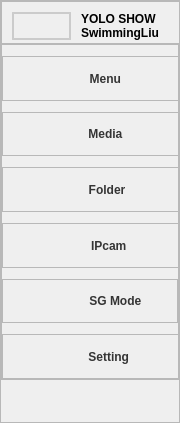
           <widget class="QFrame" name="leftBox">
            <property name="sizePolicy">
             <sizepolicy hsizetype="Fixed" vsizetype="Expanding">
              <horstretch>0</horstretch>
              <verstretch>0</verstretch>
             </sizepolicy>
            </property>
            <property name="minimumSize">
             <size>
              <width>180</width>
              <height>0</height>
             </size>
            </property>
            <property name="maximumSize">
             <size>
              <width>80</width>
              <height>16777215</height>
             </size>
            </property>
            <property name="styleSheet">
             <string notr="true">QFrame#leftBox  {
    /*background-color: rgba(255, 255, 255, 80%);*/
    border: 0px solid rgba(0, 0, 0, 40%);
	border-top:none;
	border-bottom:none;
	border-left:none;
}
</string>
            </property>
            <property name="frameShape">
             <enum>QFrame::StyledPanel</enum>
            </property>
            <property name="frameShadow">
             <enum>QFrame::Raised</enum>
            </property>
            <layout class="QVBoxLayout" name="verticalLayout_2" stretch="10,80,10">
             <property name="spacing">
              <number>0</number>
             </property>
             <property name="leftMargin">
              <number>0</number>
             </property>
             <property name="topMargin">
              <number>0</number>
             </property>
             <property name="rightMargin">
              <number>0</number>
             </property>
             <property name="bottomMargin">
              <number>0</number>
             </property>
             <item>
              <widget class="QFrame" name="leftbox_top">
               <property name="sizePolicy">
                <sizepolicy hsizetype="Expanding" vsizetype="Preferred">
                 <horstretch>0</horstretch>
                 <verstretch>0</verstretch>
                </sizepolicy>
               </property>
               <property name="minimumSize">
                <size>
                 <width>180</width>
                 <height>0</height>
                </size>
               </property>
               <property name="frameShape">
                <enum>QFrame::StyledPanel</enum>
               </property>
               <property name="frameShadow">
                <enum>QFrame::Raised</enum>
               </property>
               <layout class="QHBoxLayout" name="horizontalLayout_8" stretch="4,6">
                <property name="spacing">
                 <number>5</number>
                </property>
                <property name="leftMargin">
                 <number>10</number>
                </property>
                <property name="topMargin">
                 <number>10</number>
                </property>
                <property name="rightMargin">
                 <number>15</number>
                </property>
                <property name="bottomMargin">
                 <number>3</number>
                </property>
                <item>
                 <widget class="QFrame" name="logo">
                  <property name="sizePolicy">
                   <sizepolicy hsizetype="Preferred" vsizetype="Preferred">
                    <horstretch>0</horstretch>
                    <verstretch>0</verstretch>
                   </sizepolicy>
                  </property>
                  <property name="styleSheet">
                   <string notr="true">image: url(:/leftbox/images/steelscope.svg);
border:2px solid rgba(0,0,0,15%);
border-radius: 15%;

</string>
                  </property>
                  <property name="frameShape">
                   <enum>QFrame::StyledPanel</enum>
                  </property>
                  <property name="frameShadow">
                   <enum>QFrame::Raised</enum>
                  </property>
                 </widget>
                </item>
                <item>
                 <widget class="QFrame" name="top_intro">
                  <property name="styleSheet">
                   <string notr="true">QLabel{
	color: black;
	font: 600 italic 9pt &quot;Segoe UI&quot;;
	font-weight: bold;
}
QFrame{
	border:none;
}</string>
                  </property>
                  <property name="frameShape">
                   <enum>QFrame::StyledPanel</enum>
                  </property>
                  <property name="frameShadow">
                   <enum>QFrame::Raised</enum>
                  </property>
                  <layout class="QVBoxLayout" name="verticalLayout_20">
                   <property name="spacing">
                    <number>0</number>
                   </property>
                   <property name="leftMargin">
                    <number>5</number>
                   </property>
                   <property name="topMargin">
                    <number>0</number>
                   </property>
                   <property name="rightMargin">
                    <number>0</number>
                   </property>
                   <property name="bottomMargin">
                    <number>0</number>
                   </property>
                   <item>
                    <widget class="QLabel" name="label">
                     <property name="text">
                      <string>YOLO SHOW</string>
                     </property>
                    </widget>
                   </item>
                   <item>
                    <widget class="QLabel" name="label_3">
                     <property name="text">
                      <string>SwimmingLiu</string>
                     </property>
                    </widget>
                   </item>
                  </layout>
                 </widget>
                </item>
               </layout>
              </widget>
             </item>
             <item>
              <widget class="QFrame" name="leftbox_bottom">
               <property name="sizePolicy">
                <sizepolicy hsizetype="Preferred" vsizetype="Preferred">
                 <horstretch>0</horstretch>
                 <verstretch>0</verstretch>
                </sizepolicy>
               </property>
               <property name="minimumSize">
                <size>
                 <width>0</width>
                 <height>0</height>
                </size>
               </property>
               <property name="maximumSize">
                <size>
                 <width>16777215</width>
                 <height>16777215</height>
                </size>
               </property>
               <property name="styleSheet">
                <string notr="true">QPushButton#src_menu{
	background-image: url(:/leftbox/images/newsize/menu.png);
}
QPushButton#src_folder{
	background-image: url(:/leftbox/images/newsize/folder.png);

}
QPushButton#src_camera{
	background-image: url(:/leftbox/images/newsize/security-camera.png);
}
QPushButton#src_img{
	background-image: url(:/leftbox/images/newsize/gallery.png);
}
QPushButton#src_webcam{
	background-image: url(:/leftbox/images/newsize/photo-camera.png);
}
QPushButton#src_setting{
	background-image:url(:/leftbox/images/newsize/setting.png);
}
QPushButton#src_singlemode{
	background-image:url(:/leftbox/images/newsize/single.png);
}
QPushButton#src_result{
	background-image:url(:/leftbox/images/newsize/statistics.png);
}
QPushButton#src_table{
	background-image:url(:/leftbox/images/newsize/table.png);
}
QPushButton{
	border:none;
	text-align: center;
	background-repeat: no-repeat;
	background-position: left center;
	border-left: 23px solid transparent;
	color: rgba(0, 0, 0, 199);
	font: 12pt &quot;Times New Roman&quot;;
	font-weight: bold;
	padding-left: 15px;
}
QFrame#cameraBox:hover{
	background-color: rgba(114, 129, 214, 59);
}
QFrame#folderBox:hover{
	background-color: rgba(114, 129, 214, 59);
}
QFrame#imgBox:hover{
	background-color: rgba(114, 129, 214, 59);
}
QFrame#menuBox:hover{
	background-color: rgba(114, 129, 214, 59);
}
QFrame#webcamBox:hover{
	background-color: rgba(114, 129, 214, 59);
}
QFrame#manageBox:hover{
	background-color: rgba(114, 129, 214, 59);
}
QFrame#singleBox:hover{
	background-color: rgba(114, 129, 214, 59);
}
QFrame#resultBox:hover{
	background-color: rgba(114, 129, 214, 59);
}
QFrame#tableBox:hover{
	background-color: rgba(114, 129, 214, 59);
}</string>
               </property>
               <property name="frameShape">
                <enum>QFrame::StyledPanel</enum>
               </property>
               <property name="frameShadow">
                <enum>QFrame::Raised</enum>
               </property>
               <layout class="QVBoxLayout" name="verticalLayout_3" stretch="1,4,1,4,1,4,1,4,1,4,1,4">
                <property name="spacing">
                 <number>0</number>
                </property>
                <property name="leftMargin">
                 <number>0</number>
                </property>
                <property name="topMargin">
                 <number>0</number>
                </property>
                <property name="rightMargin">
                 <number>0</number>
                </property>
                <property name="bottomMargin">
                 <number>0</number>
                </property>
                <item>
                 <spacer name="zSpacer5">
                  <property name="orientation">
                   <enum>Qt::Vertical</enum>
                  </property>
                  <property name="sizeHint" stdset="0">
                   <size>
                    <width>20</width>
                    <height>40</height>
                   </size>
                  </property>
                 </spacer>
                </item>
                <item>
                 <widget class="QFrame" name="menuBox">
                  <property name="sizePolicy">
                   <sizepolicy hsizetype="Expanding" vsizetype="Preferred">
                    <horstretch>0</horstretch>
                    <verstretch>0</verstretch>
                   </sizepolicy>
                  </property>
                  <property name="minimumSize">
                   <size>
                    <width>180</width>
                    <height>0</height>
                   </size>
                  </property>
                  <property name="maximumSize">
                   <size>
                    <width>180</width>
                    <height>16777215</height>
                   </size>
                  </property>
                  <property name="layoutDirection">
                   <enum>Qt::LeftToRight</enum>
                  </property>
                  <property name="frameShape">
                   <enum>QFrame::StyledPanel</enum>
                  </property>
                  <property name="frameShadow">
                   <enum>QFrame::Raised</enum>
                  </property>
                  <layout class="QHBoxLayout" name="horizontalLayout_3">
                   <property name="spacing">
                    <number>0</number>
                   </property>
                   <property name="leftMargin">
                    <number>0</number>
                   </property>
                   <property name="topMargin">
                    <number>0</number>
                   </property>
                   <property name="rightMargin">
                    <number>0</number>
                   </property>
                   <property name="bottomMargin">
                    <number>0</number>
                   </property>
                   <item>
                    <widget class="QPushButton" name="src_menu">
                     <property name="sizePolicy">
                      <sizepolicy hsizetype="Expanding" vsizetype="Preferred">
                       <horstretch>0</horstretch>
                       <verstretch>0</verstretch>
                      </sizepolicy>
                     </property>
                     <property name="minimumSize">
                      <size>
                       <width>180</width>
                       <height>0</height>
                      </size>
                     </property>
                     <property name="maximumSize">
                      <size>
                       <width>180</width>
                       <height>16777215</height>
                      </size>
                     </property>
                     <property name="text">
                      <string> Menu     </string>
                     </property>
                     <property name="iconSize">
                      <size>
                       <width>30</width>
                       <height>30</height>
                      </size>
                     </property>
                     <property name="autoDefault">
                      <bool>false</bool>
                     </property>
                    </widget>
                   </item>
                  </layout>
                 </widget>
                </item>
                <item>
                 <spacer name="zSpacer1">
                  <property name="orientation">
                   <enum>Qt::Vertical</enum>
                  </property>
                  <property name="sizeHint" stdset="0">
                   <size>
                    <width>20</width>
                    <height>40</height>
                   </size>
                  </property>
                 </spacer>
                </item>
                <item>
                 <widget class="QFrame" name="imgBox">
                  <property name="minimumSize">
                   <size>
                    <width>180</width>
                    <height>0</height>
                   </size>
                  </property>
                  <property name="maximumSize">
                   <size>
                    <width>180</width>
                    <height>16777215</height>
                   </size>
                  </property>
                  <property name="layoutDirection">
                   <enum>Qt::LeftToRight</enum>
                  </property>
                  <property name="frameShape">
                   <enum>QFrame::StyledPanel</enum>
                  </property>
                  <property name="frameShadow">
                   <enum>QFrame::Raised</enum>
                  </property>
                  <layout class="QHBoxLayout" name="horizontalLayout_4">
                   <property name="spacing">
                    <number>0</number>
                   </property>
                   <property name="leftMargin">
                    <number>0</number>
                   </property>
                   <property name="topMargin">
                    <number>0</number>
                   </property>
                   <property name="rightMargin">
                    <number>0</number>
                   </property>
                   <property name="bottomMargin">
                    <number>0</number>
                   </property>
                   <item alignment="Qt::AlignLeft">
                    <widget class="QPushButton" name="src_img">
                     <property name="sizePolicy">
                      <sizepolicy hsizetype="Expanding" vsizetype="Preferred">
                       <horstretch>0</horstretch>
                       <verstretch>0</verstretch>
                      </sizepolicy>
                     </property>
                     <property name="minimumSize">
                      <size>
                       <width>180</width>
                       <height>0</height>
                      </size>
                     </property>
                     <property name="maximumSize">
                      <size>
                       <width>180</width>
                       <height>16777215</height>
                      </size>
                     </property>
                     <property name="text">
                      <string>Media    </string>
                     </property>
                     <property name="iconSize">
                      <size>
                       <width>30</width>
                       <height>30</height>
                      </size>
                     </property>
                    </widget>
                   </item>
                  </layout>
                 </widget>
                </item>
                <item>
                 <spacer name="zSpacer2">
                  <property name="orientation">
                   <enum>Qt::Vertical</enum>
                  </property>
                  <property name="sizeHint" stdset="0">
                   <size>
                    <width>20</width>
                    <height>40</height>
                   </size>
                  </property>
                 </spacer>
                </item>
                <item>
                 <widget class="QFrame" name="folderBox">
                  <property name="minimumSize">
                   <size>
                    <width>180</width>
                    <height>0</height>
                   </size>
                  </property>
                  <property name="maximumSize">
                   <size>
                    <width>180</width>
                    <height>16777215</height>
                   </size>
                  </property>
                  <property name="layoutDirection">
                   <enum>Qt::LeftToRight</enum>
                  </property>
                  <property name="frameShape">
                   <enum>QFrame::StyledPanel</enum>
                  </property>
                  <property name="frameShadow">
                   <enum>QFrame::Raised</enum>
                  </property>
                  <layout class="QHBoxLayout" name="horizontalLayout_6">
                   <property name="spacing">
                    <number>0</number>
                   </property>
                   <property name="leftMargin">
                    <number>0</number>
                   </property>
                   <property name="topMargin">
                    <number>0</number>
                   </property>
                   <property name="rightMargin">
                    <number>0</number>
                   </property>
                   <property name="bottomMargin">
                    <number>0</number>
                   </property>
                   <item alignment="Qt::AlignLeft">
                    <widget class="QPushButton" name="src_folder">
                     <property name="sizePolicy">
                      <sizepolicy hsizetype="Expanding" vsizetype="Preferred">
                       <horstretch>0</horstretch>
                       <verstretch>0</verstretch>
                      </sizepolicy>
                     </property>
                     <property name="minimumSize">
                      <size>
                       <width>180</width>
                       <height>0</height>
                      </size>
                     </property>
                     <property name="maximumSize">
                      <size>
                       <width>180</width>
                       <height>16777215</height>
                      </size>
                     </property>
                     <property name="text">
                      <string> Folder    </string>
                     </property>
                     <property name="iconSize">
                      <size>
                       <width>30</width>
                       <height>30</height>
                      </size>
                     </property>
                     <property name="shortcut">
                      <string>Ctrl+S</string>
                     </property>
                    </widget>
                   </item>
                  </layout>
                 </widget>
                </item>
                <item>
                 <spacer name="verticalSpacer">
                  <property name="orientation">
                   <enum>Qt::Vertical</enum>
                  </property>
                  <property name="sizeHint" stdset="0">
                   <size>
                    <width>20</width>
                    <height>40</height>
                   </size>
                  </property>
                 </spacer>
                </item>
                <item>
                 <widget class="QFrame" name="cameraBox">
                  <property name="minimumSize">
                   <size>
                    <width>180</width>
                    <height>0</height>
                   </size>
                  </property>
                  <property name="maximumSize">
                   <size>
                    <width>180</width>
                    <height>16777215</height>
                   </size>
                  </property>
                  <property name="layoutDirection">
                   <enum>Qt::LeftToRight</enum>
                  </property>
                  <property name="frameShape">
                   <enum>QFrame::StyledPanel</enum>
                  </property>
                  <property name="frameShadow">
                   <enum>QFrame::Raised</enum>
                  </property>
                  <layout class="QHBoxLayout" name="horizontalLayout_5">
                   <property name="spacing">
                    <number>0</number>
                   </property>
                   <property name="leftMargin">
                    <number>0</number>
                   </property>
                   <property name="topMargin">
                    <number>0</number>
                   </property>
                   <property name="rightMargin">
                    <number>0</number>
                   </property>
                   <property name="bottomMargin">
                    <number>0</number>
                   </property>
                   <item alignment="Qt::AlignLeft">
                    <widget class="QPushButton" name="src_camera">
                     <property name="sizePolicy">
                      <sizepolicy hsizetype="Expanding" vsizetype="Preferred">
                       <horstretch>0</horstretch>
                       <verstretch>0</verstretch>
                      </sizepolicy>
                     </property>
                     <property name="minimumSize">
                      <size>
                       <width>180</width>
                       <height>0</height>
                      </size>
                     </property>
                     <property name="maximumSize">
                      <size>
                       <width>180</width>
                       <height>16777215</height>
                      </size>
                     </property>
                     <property name="text">
                      <string>IPcam  </string>
                     </property>
                     <property name="iconSize">
                      <size>
                       <width>30</width>
                       <height>30</height>
                      </size>
                     </property>
                    </widget>
                   </item>
                  </layout>
                 </widget>
                </item>
                <item>
                 <spacer name="verticalSpacer_6">
                  <property name="orientation">
                   <enum>Qt::Vertical</enum>
                  </property>
                  <property name="sizeHint" stdset="0">
                   <size>
                    <width>20</width>
                    <height>40</height>
                   </size>
                  </property>
                 </spacer>
                </item>
                <item>
                 <widget class="QFrame" name="singleBox">
                  <property name="frameShape">
                   <enum>QFrame::StyledPanel</enum>
                  </property>
                  <property name="frameShadow">
                   <enum>QFrame::Raised</enum>
                  </property>
                  <layout class="QHBoxLayout" name="horizontalLayout_26">
                   <property name="spacing">
                    <number>0</number>
                   </property>
                   <property name="leftMargin">
                    <number>0</number>
                   </property>
                   <property name="topMargin">
                    <number>0</number>
                   </property>
                   <property name="rightMargin">
                    <number>0</number>
                   </property>
                   <property name="bottomMargin">
                    <number>0</number>
                   </property>
                   <item>
                    <widget class="QPushButton" name="src_singlemode">
                     <property name="sizePolicy">
                      <sizepolicy hsizetype="Expanding" vsizetype="Preferred">
                       <horstretch>0</horstretch>
                       <verstretch>0</verstretch>
                      </sizepolicy>
                     </property>
                     <property name="minimumSize">
                      <size>
                       <width>180</width>
                       <height>0</height>
                      </size>
                     </property>
                     <property name="maximumSize">
                      <size>
                       <width>180</width>
                       <height>16777215</height>
                      </size>
                     </property>
                     <property name="styleSheet">
                      <string notr="true"/>
                     </property>
                     <property name="text">
                      <string>  SG Mode</string>
                     </property>
                     <property name="iconSize">
                      <size>
                       <width>30</width>
                       <height>30</height>
                      </size>
                     </property>
                     <property name="shortcut">
                      <string>Ctrl+S</string>
                     </property>
                    </widget>
                   </item>
                  </layout>
                 </widget>
                </item>
                <item>
                 <spacer name="verticalSpacer_4">
                  <property name="orientation">
                   <enum>Qt::Vertical</enum>
                  </property>
                  <property name="sizeHint" stdset="0">
                   <size>
                    <width>20</width>
                    <height>40</height>
                   </size>
                  </property>
                 </spacer>
                </item>
                <item>
                 <widget class="QFrame" name="manageBox">
                  <property name="minimumSize">
                   <size>
                    <width>180</width>
                    <height>0</height>
                   </size>
                  </property>
                  <property name="maximumSize">
                   <size>
                    <width>180</width>
                    <height>16777215</height>
                   </size>
                  </property>
                  <property name="frameShape">
                   <enum>QFrame::StyledPanel</enum>
                  </property>
                  <property name="frameShadow">
                   <enum>QFrame::Raised</enum>
                  </property>
                  <layout class="QHBoxLayout" name="horizontalLayout_19">
                   <property name="spacing">
                    <number>0</number>
                   </property>
                   <property name="leftMargin">
                    <number>0</number>
                   </property>
                   <property name="topMargin">
                    <number>0</number>
                   </property>
                   <property name="rightMargin">
                    <number>0</number>
                   </property>
                   <property name="bottomMargin">
                    <number>0</number>
                   </property>
                   <item>
                    <widget class="QPushButton" name="src_setting">
                     <property name="sizePolicy">
                      <sizepolicy hsizetype="Expanding" vsizetype="Preferred">
                       <horstretch>0</horstretch>
                       <verstretch>0</verstretch>
                      </sizepolicy>
                     </property>
                     <property name="minimumSize">
                      <size>
                       <width>180</width>
                       <height>0</height>
                      </size>
                     </property>
                     <property name="maximumSize">
                      <size>
                       <width>180</width>
                       <height>16777215</height>
                      </size>
                     </property>
                     <property name="text">
                      <string>Setting  </string>
                     </property>
                    </widget>
                   </item>
                  </layout>
                 </widget>
                </item>
               </layout>
              </widget>
             </item>
             <item>
              <spacer name="verticalSpacer_2">
               <property name="orientation">
                <enum>Qt::Vertical</enum>
               </property>
               <property name="sizeHint" stdset="0">
                <size>
                 <width>20</width>
                 <height>40</height>
                </size>
               </property>
              </spacer>
             </item>
            </layout>
           </widget>
